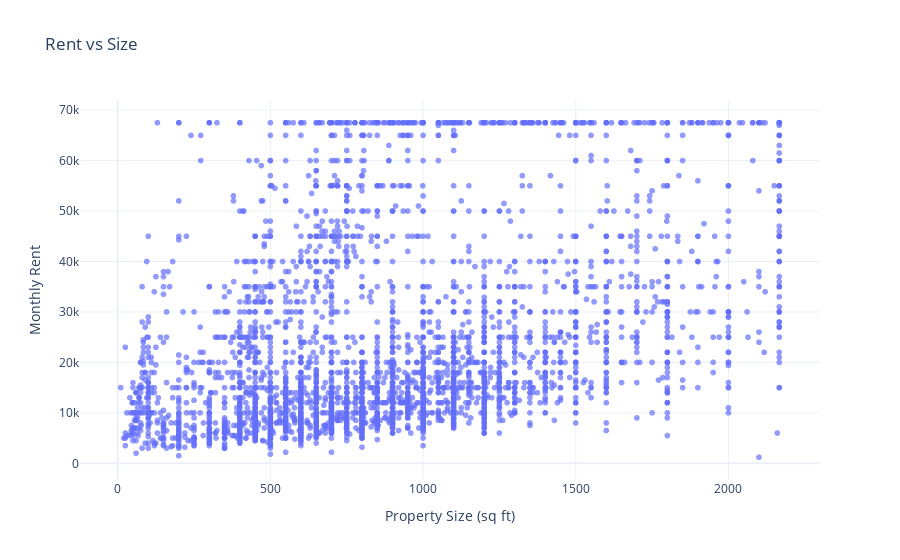

This figure's notebook cell:
### Code cell
# 2. Scatter Plot: Size vs Rent
fig = px.scatter(
    df,
    x="Size",
    y="Rent",
    opacity=0.7,
    title="Rent vs Size",
    template="plotly_white",
    labels={"Size": "Property Size (sq ft)", "Rent": "Monthly Rent"}
)
fig.show()
save_figure(fig, "rent_vs_size.png")

### Figure 1 — Plotly figure (JSON) as saved in the notebook; plotly's stock layout.template omitted (floating-point values rounded to 4 significant figures; data arrays with more than 128 entries replaced by an {"elided": "..."} marker saying what was removed)
{"data": [{"hovertemplate": "Property Size (sq ft)=%{x}<br>Monthly Rent=%{y}<extra></extra>", "legendgroup": "", "marker": {"color": "#636efa", "opacity": 0.7, "symbol": "circle"}, "mode": "markers", "name": "", "showlegend": false, "type": "scattergl", "x": {"elided": "4686 float values"}, "xaxis": "x", "y": {"elided": "4686 float values"}, "yaxis": "y"}], "layout": {"legend": {"tracegroupgap": 0}, "title": {"text": "Rent vs Size"}, "xaxis": {"anchor": "y", "domain": [0, 1], "title": {"text": "Property Size (sq ft)"}}, "yaxis": {"anchor": "x", "domain": [0, 1], "title": {"text": "Monthly Rent"}}}}
